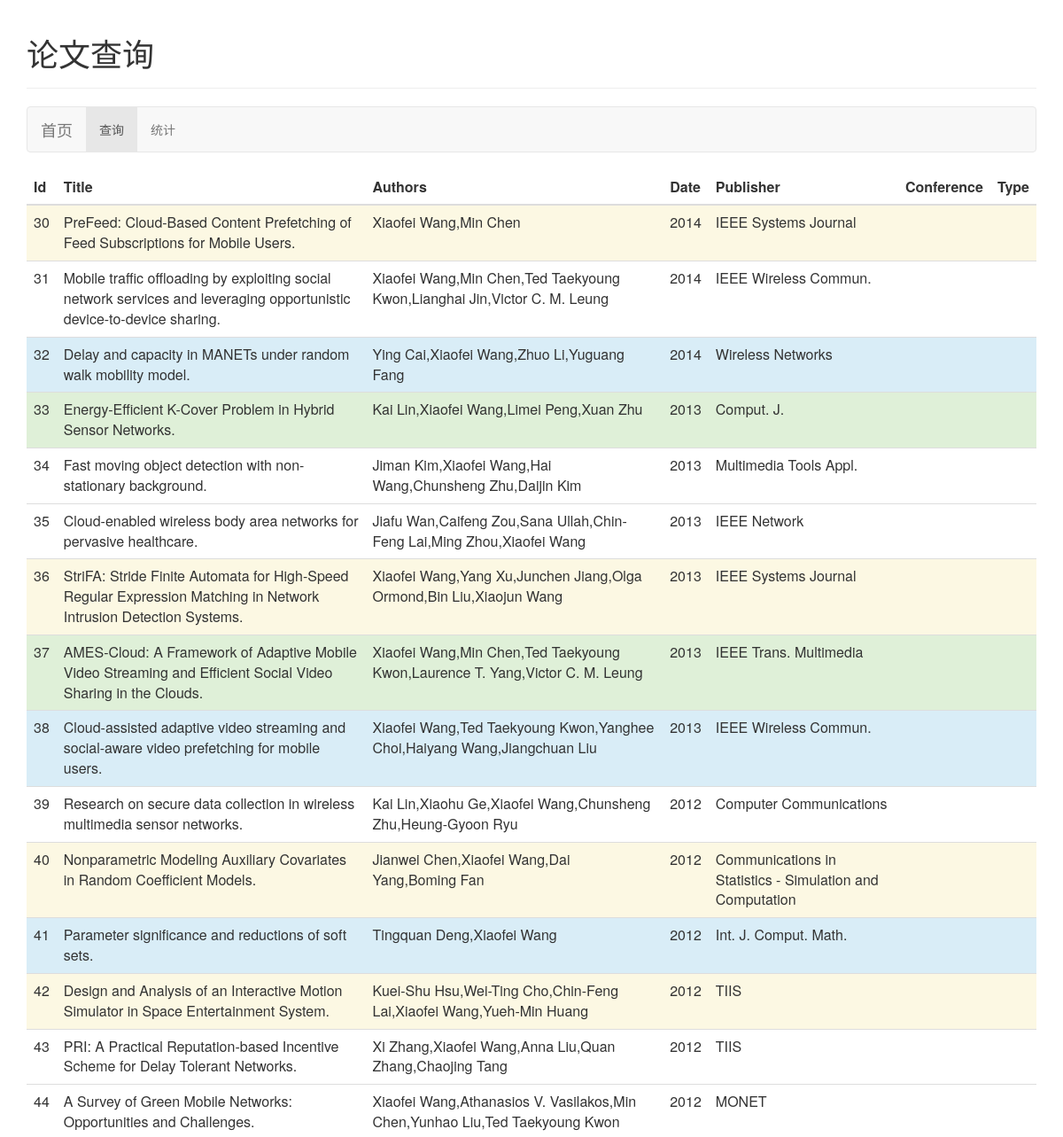
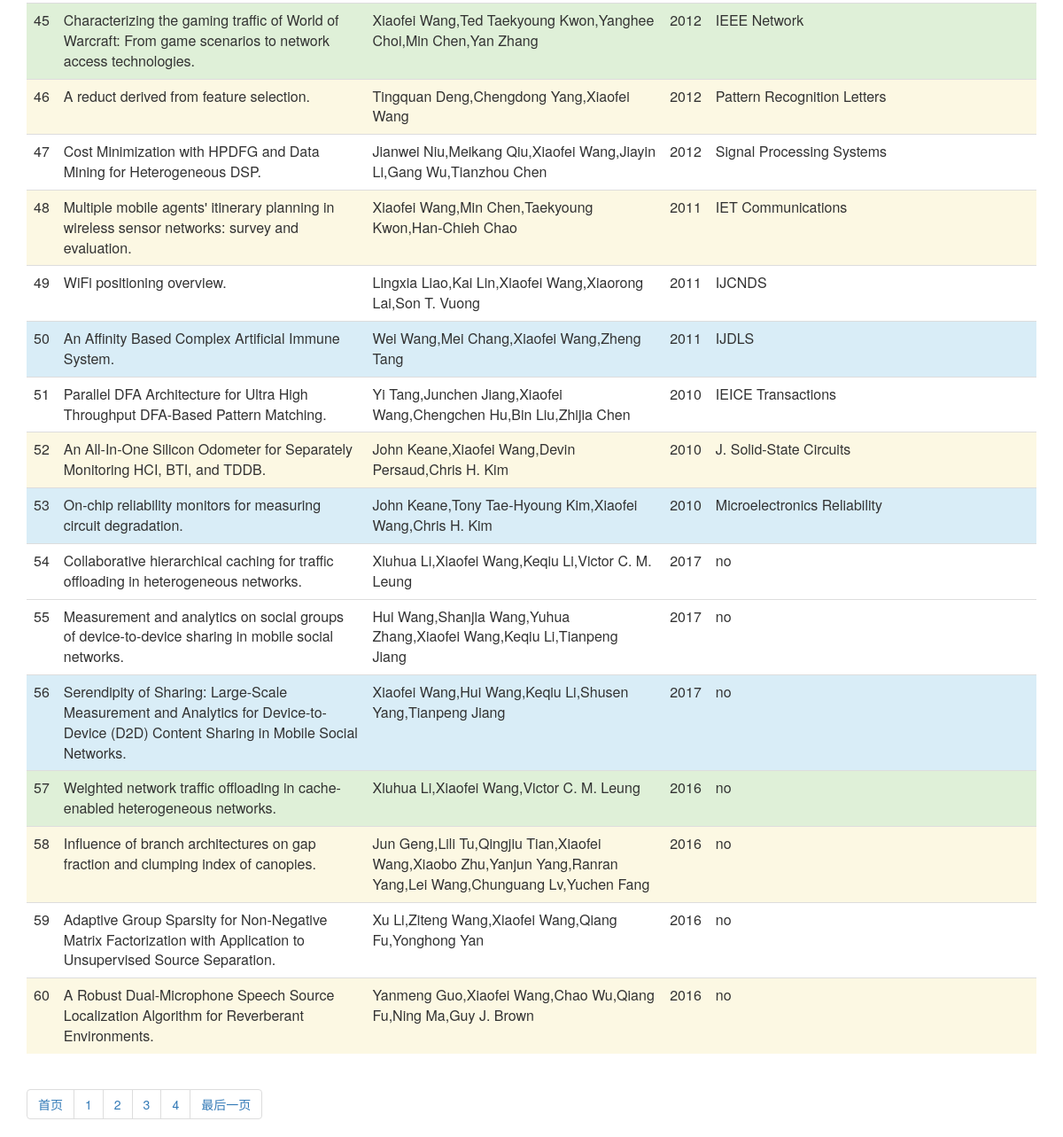
Screenshot of /WEB/ShowPapers/Index.php?pageId=2 with the database file from the repository (2 pictures, top to bottom).
### tables this page shows
CREATE TABLE `paper` (
  `id` int(11) NOT NULL,
  `title` varchar(200) NOT NULL,
  `author` varchar(200) NOT NULL,
  `date` varchar(10) DEFAULT NULL,
  `publisher` varchar(100) DEFAULT NULL,
  `confernce` varchar(100) DEFAULT NULL,
  `Type` varchar(10) DEFAULT NULL,
  PRIMARY KEY (`id`)
);

### WEB/ShowPapers/Index.php (the view, shortened to what this page needs)
<html>
<head>
    <link href="https://cdn.bootcss.com/bootstrap/3.3.7/css/bootstrap.min.css" rel="stylesheet">
</head>
<body>
<div class="container">
    <div class="row clearfix">
        <div class="col-md-12 column">
            <div class="page-header">
                <h1>
                    论文查询
                </h1>
            </div>
            <nav class="navbar navbar-default" role="navigation">
                <div class="navbar-header">
                    <a class="navbar-brand" href="index.php">首页</a>
                </div>
                <div class="collapse navbar-collapse" id="bs-example-navbar-collapse-1">
                    <ul class="nav navbar-nav">
                        <li class="active">
                            <a href="Index.php">查询</a>
                        </li>
                        <li>
                            <a href="showTable.php">统计</a>
                        </li>
                    </ul>
                </div>
            </nav>
            <table class="table">
                <thead>
                <tr>
                    <th>
                        Id
                    </th>
                    <th>
                        Title
                    </th>
                    <th>
                        Authors
                    </th>
                    <th>
                        Date
                    </th>
                    <th>
                        Publisher
                    </th>
                    <th>
                        Conference
                    </th>
                    <th>
                        Type
                    </th>
                </tr>
                </thead>
                <tbody>
<?php
$conn = mysqli_connect('localhost', 'root', '', 'paper');
if(is_array($_GET)&&count($_GET)>0)
{
    $pageId=$_GET["pageId"];
}
else{
    $pageId=1;
}
$result=mysqli_query($conn,"select * from paper");
$size=mysqli_num_rows($result)/30+1;
$i=1;
    while($row = mysqli_fetch_array($result))
    {
        if($i <= 1+$pageId*30 && $i>= 1+($pageId-1)*30)
        {
            if($i%5==0)
            {
                echo "<tr>";
                echo "<td>" . $row['id'] . "</td>";
                echo "<td>" . $row['title'] . "</td>";
                echo "<td>" . $row['author'] . "</td>";
                echo "<td>" . $row['date'] . "</td>";
                echo "<td>" . $row['publisher'] . "</td>";
                echo "<td>" . $row['conference'] . "</td>";
                echo "<td>" . $row['type'] . "</td>";
                echo "</tr>";
            }
            else if($i%4==0)
            {
                echo "<tr class='error'>";
                echo "<td>" . $row['id'] . "</td>";
                echo "<td>" . $row['title'] . "</td>";
                echo "<td>" . $row['author'] . "</td>";
                echo "<td>" . $row['date'] . "</td>";
                echo "<td>" . $row['publisher'] . "</td>";
                echo "<td>" . $row['conference'] . "</td>";
                echo "<td>" . $row['type'] . "</td>";
                echo "</tr>";
            }
            else if($i%3==0)
            {
                echo "<tr class='info'>";
                echo "<td>" . $row['id'] . "</td>";
                echo "<td>" . $row['title'] . "</td>";
                echo "<td>" . $row['author'] . "</td>";
                echo "<td>" . $row['date'] . "</td>";
                echo "<td>" . $row['publisher'] . "</td>";
                echo "<td>" . $row['conference'] . "</td>";
                echo "<td>" . $row['type'] . "</td>";
                echo "</tr>";
            }
            else if($i%2==0)
            {
                echo "<tr class='success'>";
                echo "<td>" . $row['id'] . "</td>";
                echo "<td>" . $row['title'] . "</td>";
                echo "<td>" . $row['author'] . "</td>";
                echo "<td>" . $row['date'] . "</td>";
                echo "<td>" . $row['publisher'] . "</td>";
                echo "<td>" . $row['conference'] . "</td>";
                echo "<td>" . $row['type'] . "</td>";
                echo "</tr>";
            }
            else
            {
                echo "<tr class='warning'>";
                echo "<td>" . $row['id'] . "</td>";
                echo "<td>" . $row['title'] . "</td>";
                echo "<td>" . $row['author'] . "</td>";
                echo "<td>" . $row['date'] . "</td>";
                echo "<td>" . $row['publisher'] . "</td>";
                echo "<td>" . $row['conference'] . "</td>";
                echo "<td>" . $row['type'] . "</td>";
                echo "</tr>";
            }
        }
        $i=$i+1;
    }
?></tbody></table>
            <ul class="pagination">
                <li>
                    <a href="?pageId=1">首页</a>
                </li>
                <?php
                    for($i=1;$i<=$size;$i++)
                    {
                        echo "<li>";
                        echo "<a href='?pageId=".$i."'>".$i."</a>";
                    }
                ?>
                <li>
                    <a href="?pageId=<?php echo $size?>">最后一页</a>
                </li>
            </ul>
        </div>
    </div>
</div>
</body>
</html>

### rows the page displays
paper: id "30", title "PreFeed: Cloud-Based Content Prefetching of Feed Subscriptions for Mobile Users.", author "Xiaofei Wang,Min Chen", date "2014", publisher "IEEE Systems Journal"
paper: id "31", title "Mobile traffic offloading by exploiting social network services and leveraging opportunistic device-to-device sharing.", author "Xiaofei Wang,Min Chen,Ted Taekyoung Kwon,Lianghai Jin,Victor C. M. Leung", date "2014", publisher "IEEE Wireless Commun."
paper: id "32", title "Delay and capacity in MANETs under random walk mobility model.", author "Ying Cai,Xiaofei Wang,Zhuo Li,Yuguang Fang", date "2014", publisher "Wireless Networks"
paper: id "33", title "Energy-Efficient K-Cover Problem in Hybrid Sensor Networks.", author "Kai Lin,Xiaofei Wang,Limei Peng,Xuan Zhu", date "2013", publisher "Comput. J."
paper: id "34", title "Fast moving object detection with non-stationary background.", author "Jiman Kim,Xiaofei Wang,Hai Wang,Chunsheng Zhu,Daijin Kim", date "2013", publisher "Multimedia Tools Appl."
paper: id "35", title "Cloud-enabled wireless body area networks for pervasive healthcare.", author "Jiafu Wan,Caifeng Zou,Sana Ullah,Chin-Feng Lai,Ming Zhou,Xiaofei Wang", date "2013", publisher "IEEE Network"
paper: id "36", title "StriFA: Stride Finite Automata for High-Speed Regular Expression Matching in Network Intrusion Detection Systems.", author "Xiaofei Wang,Yang Xu,Junchen Jiang,Olga Ormond,Bin Liu,Xiaojun Wang", date "2013", publisher "IEEE Systems Journal"
paper: id "37", title "AMES-Cloud: A Framework of Adaptive Mobile Video Streaming and Efficient Social Video Sharing in the Clouds.", author "Xiaofei Wang,Min Chen,Ted Taekyoung Kwon,Laurence T. Yang,Victor C. M. Leung", date "2013", publisher "IEEE Trans. Multimedia"
paper: id "38", title "Cloud-assisted adaptive video streaming and social-aware video prefetching for mobile users.", author "Xiaofei Wang,Ted Taekyoung Kwon,Yanghee Choi,Haiyang Wang,Jiangchuan Liu", date "2013", publisher "IEEE Wireless Commun."
paper: id "39", title "Research on secure data collection in wireless multimedia sensor networks.", author "Kai Lin,Xiaohu Ge,Xiaofei Wang,Chunsheng Zhu,Heung-Gyoon Ryu", date "2012", publisher "Computer Communications"
paper: id "40", title "Nonparametric Modeling Auxiliary Covariates in Random Coefficient Models.", author "Jianwei Chen,Xiaofei Wang,Dai Yang,Boming Fan", date "2012", publisher "Communications in Statistics - Simulation and Computation"
paper: id "41", title "Parameter significance and reductions of soft sets.", author "Tingquan Deng,Xiaofei Wang", date "2012", publisher "Int. J. Comput. Math."
paper: id "42", title "Design and Analysis of an Interactive Motion Simulator in Space Entertainment System.", author "Kuei-Shu Hsu,Wei-Ting Cho,Chin-Feng Lai,Xiaofei Wang,Yueh-Min Huang", date "2012", publisher "TIIS"
paper: id "43", title "PRI: A Practical Reputation-based Incentive Scheme for Delay Tolerant Networks.", author "Xi Zhang,Xiaofei Wang,Anna Liu,Quan Zhang,Chaojing Tang", date "2012", publisher "TIIS"
paper: id "44", title "A Survey of Green Mobile Networks: Opportunities and Challenges.", author "Xiaofei Wang,Athanasios V. Vasilakos,Min Chen,Yunhao Liu,Ted Taekyoung Kwon", date "2012", publisher "MONET"
paper: id "45", title "Characterizing the gaming traffic of World of Warcraft: From game scenarios to network access technologies.", author "Xiaofei Wang,Ted Taekyoung Kwon,Yanghee Choi,Min Chen,Yan Zhang", date "2012", publisher "IEEE Network"
paper: id "46", title "A reduct derived from feature selection.", author "Tingquan Deng,Chengdong Yang,Xiaofei Wang", date "2012", publisher "Pattern Recognition Letters"
paper: id "47", title "Cost Minimization with HPDFG and Data Mining for Heterogeneous DSP.", author "Jianwei Niu,Meikang Qiu,Xiaofei Wang,Jiayin Li,Gang Wu,Tianzhou Chen", date "2012", publisher "Signal Processing Systems"
paper: id "48", title "Multiple mobile agents' itinerary planning in wireless sensor networks: survey and evaluation.", author "Xiaofei Wang,Min Chen,Taekyoung Kwon,Han-Chieh Chao", date "2011", publisher "IET Communications"
paper: id "49", title "WiFi positioning overview.", author "Lingxia Liao,Kai Lin,Xiaofei Wang,Xiaorong Lai,Son T. Vuong", date "2011", publisher "IJCNDS"
paper: id "50", title "An Affinity Based Complex Artificial Immune System.", author "Wei Wang,Mei Chang,Xiaofei Wang,Zheng Tang", date "2011", publisher "IJDLS"
paper: id "51", title "Parallel DFA Architecture for Ultra High Throughput DFA-Based Pattern Matching.", author "Yi Tang,Junchen Jiang,Xiaofei Wang,Chengchen Hu,Bin Liu,Zhijia Chen", date "2010", publisher "IEICE Transactions"
paper: id "52", title "An All-In-One Silicon Odometer for Separately Monitoring HCI, BTI, and TDDB.", author "John Keane,Xiaofei Wang,Devin Persaud,Chris H. Kim", date "2010", publisher "J. Solid-State Circuits"
paper: id "53", title "On-chip reliability monitors for measuring circuit degradation.", author "John Keane,Tony Tae-Hyoung Kim,Xiaofei Wang,Chris H. Kim", date "2010", publisher "Microelectronics Reliability"
paper: id "54", title "Collaborative hierarchical caching for traffic offloading in heterogeneous networks.", author "Xiuhua Li,Xiaofei Wang,Keqiu Li,Victor C. M. Leung", date "2017", publisher "no"
paper: id "55", title "Measurement and analytics on social groups of device-to-device sharing in mobile social networks.", author "Hui Wang,Shanjia Wang,Yuhua Zhang,Xiaofei Wang,Keqiu Li,Tianpeng Jiang", date "2017", publisher "no"
paper: id "56", title "Serendipity of Sharing: Large-Scale Measurement and Analytics for Device-to-Device (D2D) Content Sharing in Mobile Social Networks.", author "Xiaofei Wang,Hui Wang,Keqiu Li,Shusen Yang,Tianpeng Jiang", date "2017", publisher "no"
paper: id "57", title "Weighted network traffic offloading in cache-enabled heterogeneous networks.", author "Xiuhua Li,Xiaofei Wang,Victor C. M. Leung", date "2016", publisher "no"
paper: id "58", title "Influence of branch architectures on gap fraction and clumping index of canopies.", author "Jun Geng,Lili Tu,Qingjiu Tian,Xiaofei Wang,Xiaobo Zhu,Yanjun Yang,Ranran Yang,Lei Wang,Chunguang Lv,Yuchen Fang", date "2016", publisher "no"
paper: id "59", title "Adaptive Group Sparsity for Non-Negative Matrix Factorization with Application to Unsupervised Source Separation.", author "Xu Li,Ziteng Wang,Xiaofei Wang,Qiang Fu,Yonghong Yan", date "2016", publisher "no"
paper: id "60", title "A Robust Dual-Microphone Speech Source Localization Algorithm for Reverberant Environments.", author "Yanmeng Guo,Xiaofei Wang,Chao Wu,Qiang Fu,Ning Ma,Guy J. Brown", date "2016", publisher "no"
